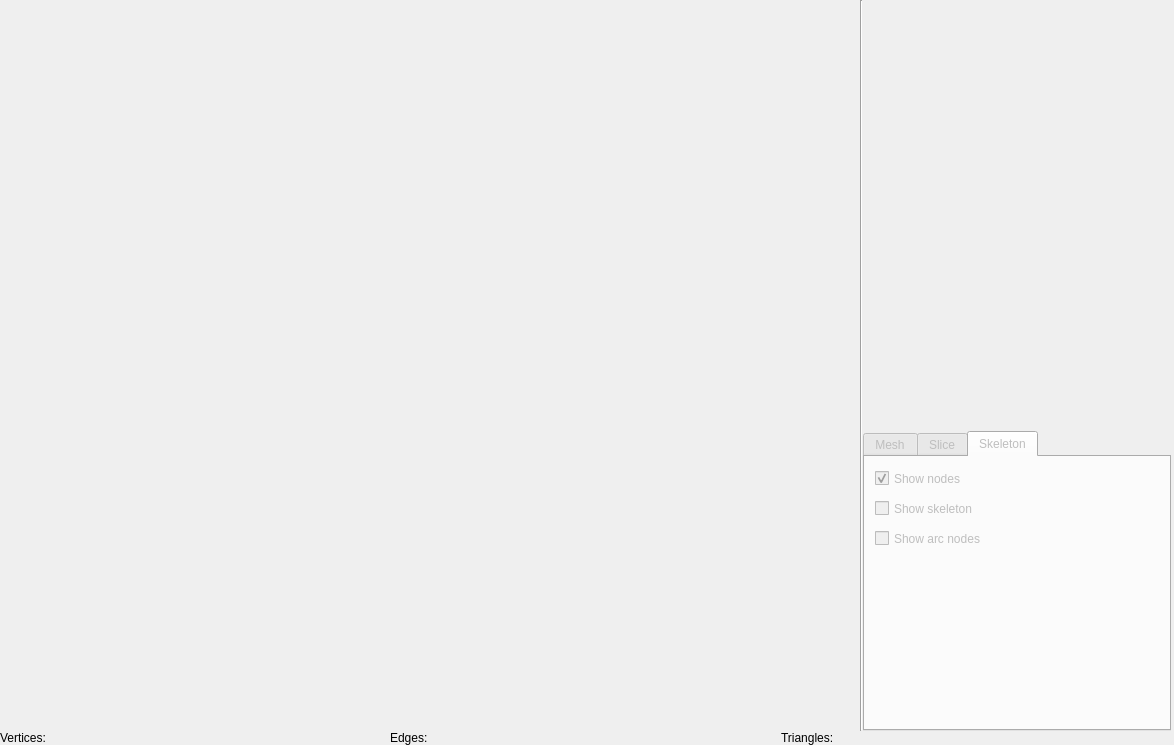
<?xml version="1.0" encoding="UTF-8"?>
<ui version="4.0">
 <class>SlicerView</class>
 <widget class="QWidget" name="SlicerView">
  <property name="geometry">
   <rect>
    <x>0</x>
    <y>0</y>
    <width>1174</width>
    <height>745</height>
   </rect>
  </property>
  <property name="windowTitle">
   <string>Form</string>
  </property>
  <widget class="QWidget" name="widget" native="true">
   <property name="geometry">
    <rect>
     <x>0</x>
     <y>0</y>
     <width>1245</width>
     <height>745</height>
    </rect>
   </property>
   <widget class="QWidget" name="layoutWidget">
    <property name="geometry">
     <rect>
      <x>0</x>
      <y>0</y>
      <width>1171</width>
      <height>745</height>
     </rect>
    </property>
    <layout class="QVBoxLayout" name="verticalLayout_7">
     <property name="spacing">
      <number>0</number>
     </property>
     <property name="sizeConstraint">
      <enum>QLayout::SetNoConstraint</enum>
     </property>
     <item>
      <layout class="QHBoxLayout" name="horizontalLayout_23">
       <property name="spacing">
        <number>0</number>
       </property>
       <property name="sizeConstraint">
        <enum>QLayout::SetNoConstraint</enum>
       </property>
       <item>
        <layout class="QVBoxLayout" name="verticalLayout_8">
         <item>
          <widget class="QVTKWidget" name="qvtkWidget" native="true">
           <property name="sizePolicy">
            <sizepolicy hsizetype="Expanding" vsizetype="Expanding">
             <horstretch>0</horstretch>
             <verstretch>0</verstretch>
            </sizepolicy>
           </property>
           <property name="minimumSize">
            <size>
             <width>860</width>
             <height>720</height>
            </size>
           </property>
           <property name="baseSize">
            <size>
             <width>0</width>
             <height>0</height>
            </size>
           </property>
          </widget>
         </item>
        </layout>
       </item>
       <item>
        <widget class="Line" name="line_3">
         <property name="orientation">
          <enum>Qt::Vertical</enum>
         </property>
        </widget>
       </item>
       <item>
        <layout class="QVBoxLayout" name="verticalLayout_9">
         <property name="spacing">
          <number>0</number>
         </property>
         <item>
          <layout class="QHBoxLayout" name="horizontalLayout_24">
           <item>
            <widget class="QVTKWidget" name="sliceWidget" native="true">
             <property name="sizePolicy">
              <sizepolicy hsizetype="Expanding" vsizetype="Expanding">
               <horstretch>0</horstretch>
               <verstretch>0</verstretch>
              </sizepolicy>
             </property>
             <property name="maximumSize">
              <size>
               <width>16777215</width>
               <height>16777215</height>
              </size>
             </property>
            </widget>
           </item>
          </layout>
         </item>
         <item>
          <widget class="QTabWidget" name="tabWidget">
           <property name="enabled">
            <bool>false</bool>
           </property>
           <property name="sizePolicy">
            <sizepolicy hsizetype="Expanding" vsizetype="Fixed">
             <horstretch>0</horstretch>
             <verstretch>0</verstretch>
            </sizepolicy>
           </property>
           <property name="minimumSize">
            <size>
             <width>300</width>
             <height>300</height>
            </size>
           </property>
           <property name="currentIndex">
            <number>2</number>
           </property>
           <widget class="QWidget" name="tab_9">
            <property name="sizePolicy">
             <sizepolicy hsizetype="Expanding" vsizetype="Expanding">
              <horstretch>0</horstretch>
              <verstretch>0</verstretch>
             </sizepolicy>
            </property>
            <attribute name="title">
             <string>Mesh</string>
            </attribute>
            <widget class="QCheckBox" name="showSlices">
             <property name="geometry">
              <rect>
               <x>10</x>
               <y>10</y>
               <width>101</width>
               <height>23</height>
              </rect>
             </property>
             <property name="text">
              <string>Show slices</string>
             </property>
             <property name="checked">
              <bool>true</bool>
             </property>
            </widget>
            <widget class="QWidget" name="horizontalLayoutWidget_19">
             <property name="geometry">
              <rect>
               <x>10</x>
               <y>80</y>
               <width>293</width>
               <height>22</height>
              </rect>
             </property>
             <layout class="QHBoxLayout" name="horizontalLayout_25">
              <item>
               <widget class="QLabel" name="label_18">
                <property name="sizePolicy">
                 <sizepolicy hsizetype="Expanding" vsizetype="Preferred">
                  <horstretch>0</horstretch>
                  <verstretch>0</verstretch>
                 </sizepolicy>
                </property>
                <property name="text">
                 <string>X-axis rotation</string>
                </property>
               </widget>
              </item>
              <item>
               <spacer name="horizontalSpacer_19">
                <property name="orientation">
                 <enum>Qt::Horizontal</enum>
                </property>
                <property name="sizeType">
                 <enum>QSizePolicy::Expanding</enum>
                </property>
                <property name="sizeHint" stdset="0">
                 <size>
                  <width>40</width>
                  <height>20</height>
                 </size>
                </property>
               </spacer>
              </item>
              <item>
               <widget class="QSlider" name="xSlider">
                <property name="enabled">
                 <bool>false</bool>
                </property>
                <property name="sizePolicy">
                 <sizepolicy hsizetype="Expanding" vsizetype="Expanding">
                  <horstretch>0</horstretch>
                  <verstretch>0</verstretch>
                 </sizepolicy>
                </property>
                <property name="minimumSize">
                 <size>
                  <width>160</width>
                  <height>0</height>
                 </size>
                </property>
                <property name="maximum">
                 <number>100</number>
                </property>
                <property name="sliderPosition">
                 <number>100</number>
                </property>
                <property name="orientation">
                 <enum>Qt::Horizontal</enum>
                </property>
               </widget>
              </item>
             </layout>
            </widget>
            <widget class="QWidget" name="horizontalLayoutWidget_20">
             <property name="geometry">
              <rect>
               <x>10</x>
               <y>110</y>
               <width>293</width>
               <height>22</height>
              </rect>
             </property>
             <layout class="QHBoxLayout" name="horizontalLayout_26">
              <item>
               <widget class="QLabel" name="label_19">
                <property name="sizePolicy">
                 <sizepolicy hsizetype="Expanding" vsizetype="Preferred">
                  <horstretch>0</horstretch>
                  <verstretch>0</verstretch>
                 </sizepolicy>
                </property>
                <property name="text">
                 <string>Y-axis rotation</string>
                </property>
               </widget>
              </item>
              <item>
               <spacer name="horizontalSpacer_20">
                <property name="orientation">
                 <enum>Qt::Horizontal</enum>
                </property>
                <property name="sizeType">
                 <enum>QSizePolicy::Expanding</enum>
                </property>
                <property name="sizeHint" stdset="0">
                 <size>
                  <width>40</width>
                  <height>20</height>
                 </size>
                </property>
               </spacer>
              </item>
              <item>
               <widget class="QSlider" name="ySlider">
                <property name="enabled">
                 <bool>false</bool>
                </property>
                <property name="sizePolicy">
                 <sizepolicy hsizetype="Expanding" vsizetype="Expanding">
                  <horstretch>0</horstretch>
                  <verstretch>0</verstretch>
                 </sizepolicy>
                </property>
                <property name="minimumSize">
                 <size>
                  <width>160</width>
                  <height>0</height>
                 </size>
                </property>
                <property name="maximum">
                 <number>100</number>
                </property>
                <property name="value">
                 <number>100</number>
                </property>
                <property name="sliderPosition">
                 <number>100</number>
                </property>
                <property name="orientation">
                 <enum>Qt::Horizontal</enum>
                </property>
               </widget>
              </item>
             </layout>
            </widget>
            <widget class="QWidget" name="horizontalLayoutWidget_21">
             <property name="geometry">
              <rect>
               <x>10</x>
               <y>140</y>
               <width>293</width>
               <height>22</height>
              </rect>
             </property>
             <layout class="QHBoxLayout" name="horizontalLayout_27">
              <item>
               <widget class="QLabel" name="label_20">
                <property name="sizePolicy">
                 <sizepolicy hsizetype="Expanding" vsizetype="Preferred">
                  <horstretch>0</horstretch>
                  <verstretch>0</verstretch>
                 </sizepolicy>
                </property>
                <property name="text">
                 <string>Z-axis rotation</string>
                </property>
               </widget>
              </item>
              <item>
               <spacer name="horizontalSpacer_21">
                <property name="orientation">
                 <enum>Qt::Horizontal</enum>
                </property>
                <property name="sizeType">
                 <enum>QSizePolicy::Expanding</enum>
                </property>
                <property name="sizeHint" stdset="0">
                 <size>
                  <width>40</width>
                  <height>20</height>
                 </size>
                </property>
               </spacer>
              </item>
              <item>
               <widget class="QSlider" name="zSlider">
                <property name="enabled">
                 <bool>false</bool>
                </property>
                <property name="sizePolicy">
                 <sizepolicy hsizetype="Expanding" vsizetype="Expanding">
                  <horstretch>0</horstretch>
                  <verstretch>0</verstretch>
                 </sizepolicy>
                </property>
                <property name="minimumSize">
                 <size>
                  <width>160</width>
                  <height>0</height>
                 </size>
                </property>
                <property name="maximum">
                 <number>100</number>
                </property>
                <property name="sliderPosition">
                 <number>100</number>
                </property>
                <property name="orientation">
                 <enum>Qt::Horizontal</enum>
                </property>
               </widget>
              </item>
             </layout>
            </widget>
            <widget class="QWidget" name="horizontalLayoutWidget_22">
             <property name="geometry">
              <rect>
               <x>10</x>
               <y>170</y>
               <width>293</width>
               <height>22</height>
              </rect>
             </property>
             <layout class="QHBoxLayout" name="horizontalLayout_28">
              <item>
               <widget class="QLabel" name="label_21">
                <property name="sizePolicy">
                 <sizepolicy hsizetype="Expanding" vsizetype="Preferred">
                  <horstretch>0</horstretch>
                  <verstretch>0</verstretch>
                 </sizepolicy>
                </property>
                <property name="text">
                 <string>X-axis shift</string>
                </property>
               </widget>
              </item>
              <item>
               <spacer name="horizontalSpacer_22">
                <property name="orientation">
                 <enum>Qt::Horizontal</enum>
                </property>
                <property name="sizeType">
                 <enum>QSizePolicy::Expanding</enum>
                </property>
                <property name="sizeHint" stdset="0">
                 <size>
                  <width>40</width>
                  <height>20</height>
                 </size>
                </property>
               </spacer>
              </item>
              <item>
               <widget class="QSlider" name="xSlider2">
                <property name="enabled">
                 <bool>false</bool>
                </property>
                <property name="sizePolicy">
                 <sizepolicy hsizetype="Expanding" vsizetype="Expanding">
                  <horstretch>0</horstretch>
                  <verstretch>0</verstretch>
                 </sizepolicy>
                </property>
                <property name="minimumSize">
                 <size>
                  <width>160</width>
                  <height>0</height>
                 </size>
                </property>
                <property name="maximum">
                 <number>100</number>
                </property>
                <property name="sliderPosition">
                 <number>100</number>
                </property>
                <property name="orientation">
                 <enum>Qt::Horizontal</enum>
                </property>
               </widget>
              </item>
             </layout>
            </widget>
            <widget class="QWidget" name="horizontalLayoutWidget_23">
             <property name="geometry">
              <rect>
               <x>10</x>
               <y>200</y>
               <width>293</width>
               <height>22</height>
              </rect>
             </property>
             <layout class="QHBoxLayout" name="horizontalLayout_29">
              <item>
               <widget class="QLabel" name="label_22">
                <property name="sizePolicy">
                 <sizepolicy hsizetype="Expanding" vsizetype="Preferred">
                  <horstretch>0</horstretch>
                  <verstretch>0</verstretch>
                 </sizepolicy>
                </property>
                <property name="text">
                 <string>Y-axis shift</string>
                </property>
               </widget>
              </item>
              <item>
               <spacer name="horizontalSpacer_23">
                <property name="orientation">
                 <enum>Qt::Horizontal</enum>
                </property>
                <property name="sizeType">
                 <enum>QSizePolicy::Expanding</enum>
                </property>
                <property name="sizeHint" stdset="0">
                 <size>
                  <width>40</width>
                  <height>20</height>
                 </size>
                </property>
               </spacer>
              </item>
              <item>
               <widget class="QSlider" name="ySlider2">
                <property name="enabled">
                 <bool>false</bool>
                </property>
                <property name="sizePolicy">
                 <sizepolicy hsizetype="Expanding" vsizetype="Expanding">
                  <horstretch>0</horstretch>
                  <verstretch>0</verstretch>
                 </sizepolicy>
                </property>
                <property name="minimumSize">
                 <size>
                  <width>160</width>
                  <height>0</height>
                 </size>
                </property>
                <property name="maximum">
                 <number>100</number>
                </property>
                <property name="sliderPosition">
                 <number>100</number>
                </property>
                <property name="orientation">
                 <enum>Qt::Horizontal</enum>
                </property>
               </widget>
              </item>
             </layout>
            </widget>
            <widget class="QWidget" name="horizontalLayoutWidget_24">
             <property name="geometry">
              <rect>
               <x>10</x>
               <y>230</y>
               <width>293</width>
               <height>22</height>
              </rect>
             </property>
             <layout class="QHBoxLayout" name="horizontalLayout_30">
              <item>
               <widget class="QLabel" name="label_23">
                <property name="sizePolicy">
                 <sizepolicy hsizetype="Expanding" vsizetype="Preferred">
                  <horstretch>0</horstretch>
                  <verstretch>0</verstretch>
                 </sizepolicy>
                </property>
                <property name="text">
                 <string>Z-axis shift</string>
                </property>
               </widget>
              </item>
              <item>
               <spacer name="horizontalSpacer_24">
                <property name="orientation">
                 <enum>Qt::Horizontal</enum>
                </property>
                <property name="sizeType">
                 <enum>QSizePolicy::Expanding</enum>
                </property>
                <property name="sizeHint" stdset="0">
                 <size>
                  <width>40</width>
                  <height>20</height>
                 </size>
                </property>
               </spacer>
              </item>
              <item>
               <widget class="QSlider" name="zSlider2">
                <property name="enabled">
                 <bool>false</bool>
                </property>
                <property name="sizePolicy">
                 <sizepolicy hsizetype="Expanding" vsizetype="Expanding">
                  <horstretch>0</horstretch>
                  <verstretch>0</verstretch>
                 </sizepolicy>
                </property>
                <property name="minimumSize">
                 <size>
                  <width>160</width>
                  <height>0</height>
                 </size>
                </property>
                <property name="maximum">
                 <number>100</number>
                </property>
                <property name="sliderPosition">
                 <number>100</number>
                </property>
                <property name="orientation">
                 <enum>Qt::Horizontal</enum>
                </property>
               </widget>
              </item>
             </layout>
            </widget>
            <widget class="QCheckBox" name="showBoundingBox">
             <property name="geometry">
              <rect>
               <x>10</x>
               <y>40</y>
               <width>161</width>
               <height>23</height>
              </rect>
             </property>
             <property name="text">
              <string>Show bounding box</string>
             </property>
             <property name="checked">
              <bool>false</bool>
             </property>
            </widget>
           </widget>
           <widget class="QWidget" name="tab_10">
            <property name="sizePolicy">
             <sizepolicy hsizetype="Expanding" vsizetype="Expanding">
              <horstretch>0</horstretch>
              <verstretch>0</verstretch>
             </sizepolicy>
            </property>
            <attribute name="title">
             <string>Slice</string>
            </attribute>
            <widget class="QCheckBox" name="showConvexHull">
             <property name="geometry">
              <rect>
               <x>10</x>
               <y>70</y>
               <width>181</width>
               <height>23</height>
              </rect>
             </property>
             <property name="text">
              <string>Show convex hull</string>
             </property>
             <property name="checked">
              <bool>false</bool>
             </property>
            </widget>
            <widget class="QCheckBox" name="showboundingBox">
             <property name="geometry">
              <rect>
               <x>10</x>
               <y>100</y>
               <width>181</width>
               <height>23</height>
              </rect>
             </property>
             <property name="text">
              <string>Show bounding rectangle</string>
             </property>
             <property name="checked">
              <bool>false</bool>
             </property>
            </widget>
            <widget class="QCheckBox" name="showFittedCircle">
             <property name="geometry">
              <rect>
               <x>10</x>
               <y>10</y>
               <width>181</width>
               <height>23</height>
              </rect>
             </property>
             <property name="text">
              <string>Show best fitting circle</string>
             </property>
             <property name="checked">
              <bool>false</bool>
             </property>
            </widget>
            <widget class="QWidget" name="horizontalLayoutWidget_25">
             <property name="geometry">
              <rect>
               <x>10</x>
               <y>170</y>
               <width>281</width>
               <height>31</height>
              </rect>
             </property>
             <layout class="QHBoxLayout" name="horizontalLayout_31">
              <item>
               <widget class="QLabel" name="label_24">
                <property name="sizePolicy">
                 <sizepolicy hsizetype="Expanding" vsizetype="Preferred">
                  <horstretch>0</horstretch>
                  <verstretch>0</verstretch>
                 </sizepolicy>
                </property>
                <property name="text">
                 <string>Max error</string>
                </property>
               </widget>
              </item>
              <item>
               <spacer name="horizontalSpacer_25">
                <property name="orientation">
                 <enum>Qt::Horizontal</enum>
                </property>
                <property name="sizeType">
                 <enum>QSizePolicy::Expanding</enum>
                </property>
                <property name="sizeHint" stdset="0">
                 <size>
                  <width>40</width>
                  <height>20</height>
                 </size>
                </property>
               </spacer>
              </item>
              <item>
               <widget class="QSlider" name="maxErrorSlider">
                <property name="enabled">
                 <bool>false</bool>
                </property>
                <property name="sizePolicy">
                 <sizepolicy hsizetype="Expanding" vsizetype="Expanding">
                  <horstretch>0</horstretch>
                  <verstretch>0</verstretch>
                 </sizepolicy>
                </property>
                <property name="minimumSize">
                 <size>
                  <width>160</width>
                  <height>0</height>
                 </size>
                </property>
                <property name="maximum">
                 <number>100</number>
                </property>
                <property name="singleStep">
                 <number>5</number>
                </property>
                <property name="orientation">
                 <enum>Qt::Horizontal</enum>
                </property>
               </widget>
              </item>
             </layout>
            </widget>
            <widget class="QCheckBox" name="showDiagonals">
             <property name="geometry">
              <rect>
               <x>10</x>
               <y>130</y>
               <width>181</width>
               <height>23</height>
              </rect>
             </property>
             <property name="text">
              <string>Show diagonals</string>
             </property>
             <property name="checked">
              <bool>false</bool>
             </property>
            </widget>
            <widget class="QCheckBox" name="showCenters">
             <property name="geometry">
              <rect>
               <x>10</x>
               <y>40</y>
               <width>181</width>
               <height>23</height>
              </rect>
             </property>
             <property name="text">
              <string>Show centers</string>
             </property>
             <property name="checked">
              <bool>false</bool>
             </property>
            </widget>
           </widget>
           <widget class="QWidget" name="tab_11">
            <property name="sizePolicy">
             <sizepolicy hsizetype="Expanding" vsizetype="Expanding">
              <horstretch>0</horstretch>
              <verstretch>0</verstretch>
             </sizepolicy>
            </property>
            <attribute name="title">
             <string>Skeleton</string>
            </attribute>
            <widget class="QCheckBox" name="showNodesBox">
             <property name="geometry">
              <rect>
               <x>10</x>
               <y>10</y>
               <width>101</width>
               <height>23</height>
              </rect>
             </property>
             <property name="text">
              <string>Show nodes</string>
             </property>
             <property name="checked">
              <bool>true</bool>
             </property>
            </widget>
            <widget class="QCheckBox" name="showSkeleton">
             <property name="geometry">
              <rect>
               <x>10</x>
               <y>40</y>
               <width>121</width>
               <height>23</height>
              </rect>
             </property>
             <property name="text">
              <string>Show skeleton</string>
             </property>
             <property name="checked">
              <bool>false</bool>
             </property>
            </widget>
            <widget class="QCheckBox" name="showArcNodesBox">
             <property name="geometry">
              <rect>
               <x>10</x>
               <y>70</y>
               <width>131</width>
               <height>23</height>
              </rect>
             </property>
             <property name="text">
              <string>Show arc nodes</string>
             </property>
            </widget>
           </widget>
          </widget>
         </item>
        </layout>
       </item>
      </layout>
     </item>
     <item>
      <layout class="QHBoxLayout" name="horizontalLayout_32">
       <property name="spacing">
        <number>0</number>
       </property>
       <property name="sizeConstraint">
        <enum>QLayout::SetNoConstraint</enum>
       </property>
       <item>
        <widget class="QLabel" name="verticesLabel">
         <property name="sizePolicy">
          <sizepolicy hsizetype="Preferred" vsizetype="Preferred">
           <horstretch>0</horstretch>
           <verstretch>0</verstretch>
          </sizepolicy>
         </property>
         <property name="maximumSize">
          <size>
           <width>16777215</width>
           <height>20</height>
          </size>
         </property>
         <property name="baseSize">
          <size>
           <width>0</width>
           <height>20</height>
          </size>
         </property>
         <property name="text">
          <string>Vertices:</string>
         </property>
        </widget>
       </item>
       <item>
        <widget class="QLabel" name="edgesLabel">
         <property name="sizePolicy">
          <sizepolicy hsizetype="Preferred" vsizetype="Preferred">
           <horstretch>0</horstretch>
           <verstretch>0</verstretch>
          </sizepolicy>
         </property>
         <property name="maximumSize">
          <size>
           <width>16777215</width>
           <height>20</height>
          </size>
         </property>
         <property name="baseSize">
          <size>
           <width>0</width>
           <height>20</height>
          </size>
         </property>
         <property name="text">
          <string>Edges:</string>
         </property>
        </widget>
       </item>
       <item>
        <widget class="QLabel" name="trianglesLabel">
         <property name="sizePolicy">
          <sizepolicy hsizetype="Preferred" vsizetype="Preferred">
           <horstretch>0</horstretch>
           <verstretch>0</verstretch>
          </sizepolicy>
         </property>
         <property name="maximumSize">
          <size>
           <width>16777215</width>
           <height>20</height>
          </size>
         </property>
         <property name="baseSize">
          <size>
           <width>0</width>
           <height>20</height>
          </size>
         </property>
         <property name="text">
          <string>Triangles:</string>
         </property>
        </widget>
       </item>
      </layout>
     </item>
    </layout>
   </widget>
  </widget>
 </widget>
 <customwidgets>
  <customwidget>
   <class>QVTKWidget</class>
   <extends>QWidget</extends>
   <header>QVTKWidget.h</header>
  </customwidget>
 </customwidgets>
 <resources/>
 <connections/>
</ui>
